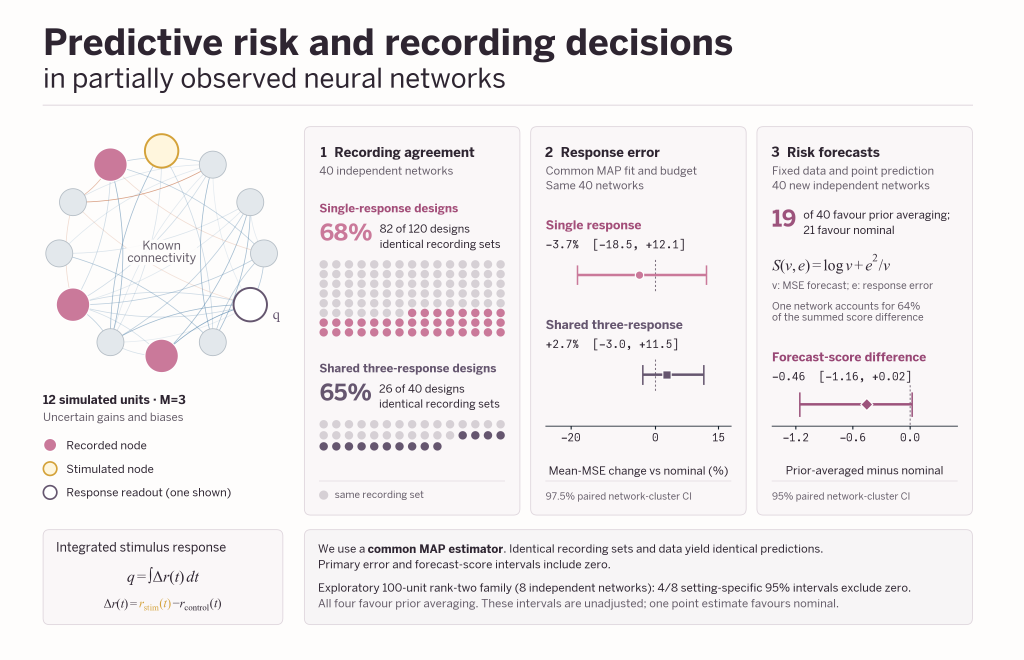
#> input picture 04_CONTEXT_AND_HISTORY/graphical_abstract_redesign/graphical_abstract_current.png, 3070 x 1979 px, found by its file name (shown at 1/3 size)
$ python check_legend_pixels.py
#> lines starting #> are read from the running program, lines starting #| are printed output that depends on the picture
from PIL import Image
import numpy as np,json
from pathlib import Path
im=np.array(Image.open('outputs/graphical_abstract_redesign/graphical_abstract_current.png').convert('RGB'));sx=im.shape[1]/190;sy=185/25.4*300/135
#> after `sx = im.shape[1] / 190`: sx = 16.16
res=[]
for label,y in [('Recorded node',52.5),('Stimulated node',48.1),('Response readout',43.7)]:
 row=(135-y)*sy;top=int(row-2*sy);bottom=int(row+2*sy)
 mark=im[top:bottom,int(7.7*sx):int(10.9*sx)];txt=im[top:bottom,int(12.3*sx):int(47*sx)]
 my=np.where((mark.min(axis=2)<200).any(axis=1))[0];ty=np.where((txt.max(axis=2)<140).any(axis=1))[0]
 assert len(my) and len(ty)
 mc=(my.min()+my.max())/2;tc=(ty.min()+ty.max())/2
 res.append({'label':label,'circle_ink_center_px':float(top+mc),'text_ink_center_px':float(top+tc),'difference_px':float(tc-mc)})
#> this loop made 3 passes
#> (mc, tc) on passes 1 to 3: (32.5, 33), (31.5, 32), (31.5, 34.5)
#> pass 1, `mark = im[top:bottom, int(7.7 * sx):int(10.9 * sx)]`:
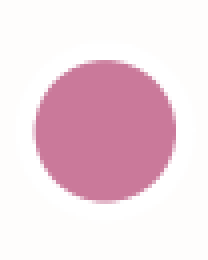
#> mark: shape (65, 52, 3) (shown 4 times larger); mean R, G, B 239, 214.9, 224
#> pass 1, `txt = im[top:bottom, int(12.3 * sx):int(47 * sx)]`:
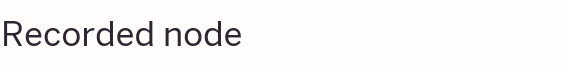
#> txt: shape (65, 561, 3); mean R, G, B 244.6, 243.3, 242.8
#> pass 2, `mark = im[top:bottom, int(7.7 * sx):int(10.9 * sx)]`:
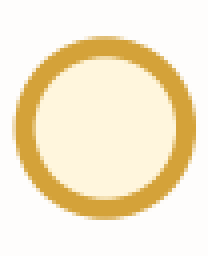
#> mark: shape (64, 52, 3) (shown 4 times larger); mean R, G, B 246.2, 233.5, 205.5
#> pass 2, `txt = im[top:bottom, int(12.3 * sx):int(47 * sx)]`:
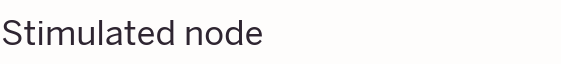
#> txt: shape (64, 561, 3); mean R, G, B 243.5, 242.1, 241.8
#> after the loop, res = 3 items
print(json.dumps(res,indent=2));Path('work/ga_redesign/legend_pixel_audit.json').write_text(json.dumps(res,indent=2)+'\n')
#> (printed output is left out)
